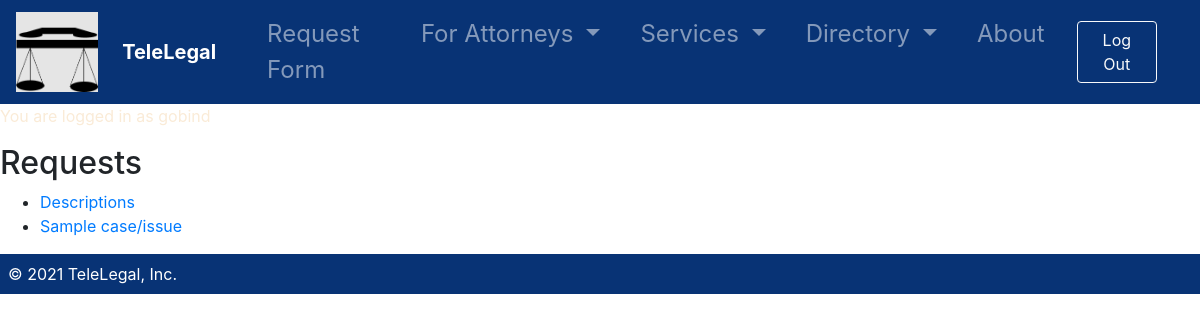
The app's page /requests (signed in), older data.
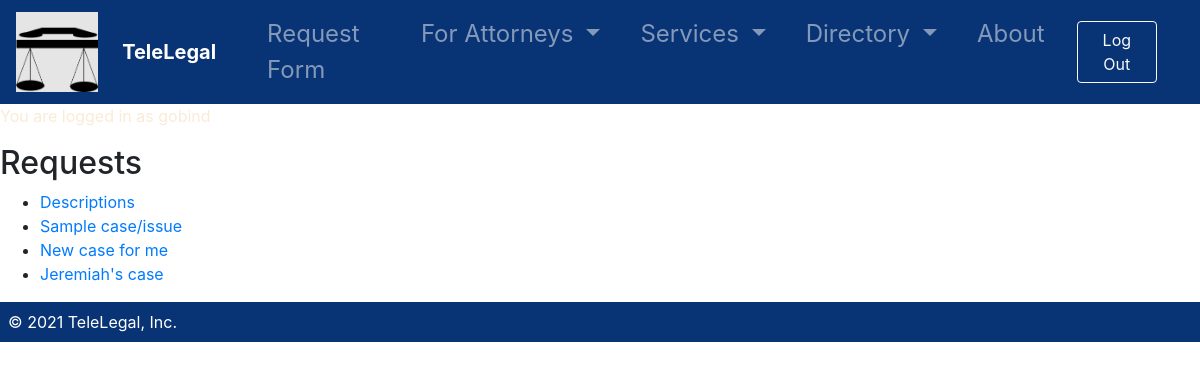
The same page, newer data.
### telelegal_app/models.py (models this page shows)
class Requests(db.Model):
    id = db.Column(db.Integer, primary_key=True)
    full_name = db.Column(db.String(80), nullable=False)
    city = db.Column(db.String(50), nullable=False)
    email = db.Column(db.String(100), nullable=False)
    description = db.Column(db.String(2000), nullable=False)

### telelegal_app/main/routes.py (the view)
@main.route('/requests')
@login_required
def requests():
    all_requests = Requests.query.all()
    return render_template('requests.html',
        all_requests=all_requests)

### telelegal_app/__init__.py (called while the page is built)
@login_manager.user_loader
def load_user(user_id):
    return User.query.get(user_id)

### telelegal_app/templates/requests.html
{% extends 'base.html' %}
{% block content %}
<h2>Requests</h2>
<ul>
{% for request in all_requests %}
    <li><a href="/requests/{{ request.id }}">{{ request.description }}</a></li>
{% endfor %}
</ul>
{% endblock %}

### telelegal_app/templates/base.html (shortened to what this page needs)
<!DOCTYPE html>
<html lang="en">
    <head>
        <link rel="stylesheet" href="/static/style.css">
         <link rel="stylesheet" href="https://stackpath.bootstrapcdn.com/bootstrap/4.3.1/css/bootstrap.min.css">
         <link rel="stylesheet" href="bootstrap.min.css">
    </head>
    <body>
        <div id="content">
            <nav class="navbar navbar-expand-lg navbar-dark">
                <img src="./assets/TeleLegal-Logo.png" style="max-height: 80px; margin-right: 1em;" alt="TeleLegal Logo">
                <a class="navbar-brand" href="/">TeleLegal</a>
                <div id="content" class="container">
                    <div class="collapse navbar-collapse" id="navbarSupportedContent">
                    <ul class="navbar-nav mr-auto">
                        <li class="nav-item">
                            <a class="nav-link" href="{{ url_for('main.create_request') }}">Request Form</a>
                        </li>
                        <li class="nav-item dropdown">
                            <a class="nav-link dropdown-toggle" href="#" id="navbarDropdown" role="button" data-toggle="dropdown" aria-haspopup="true" aria-expanded="false">
                                For Attorneys
                            </a>
                        </li>
                        <li class="nav-item dropdown">
                            <a class="nav-link dropdown-toggle" href="#" id="navbarDropdown" role="button" data-toggle="dropdown" aria-haspopup="true" aria-expanded="false">
                                Services
                            </a>
                        </li>
                        <li class="nav-item dropdown">
                            <a class="nav-link dropdown-toggle" href="#" id="navbarDropdown" role="button" data-toggle="dropdown" aria-haspopup="true" aria-expanded="false">
                                Directory
                            </a>
                        </li>
                        <li class="nav-item">
                            <a class="nav-link" href="#">About</a>
                        </li>
                    </ul>
                    {% if current_user.is_authenticated %}
                        <ul class="navbar-nav">
                            <li class="nav-item">
                                <a class="btn btn-outline-light" href="/logout">Log Out</a>
                            </li>
                        </ul>
                    {% endif %}
                    </div>
                </div>
            </nav>
            {% if current_user.is_authenticated %}
            <p>You are logged in as {{ current_user.username }}</p>
            {% endif %}
            {% block content %}{% endblock %}
        </div>
    </body>
    <footer class="p-2 text-white mt-0">
        &copy; 2021 TeleLegal, Inc.
    </footer>
</html>

### telelegal_app/static/style.css (style rules this page uses)
.navbar { padding: 1rem; background-color: rgb(8, 51, 117); font-size: 1.5em; }
.navbar-brand { font-size: 1.8em; font-weight: bold; }
.nav-item { margin: 0 0.5em 0 0.5em; }
p { color: antiquewhite; margin-bottom: 3em; }
a { color: rgb(86, 143, 230); }
footer { padding: 0.1rem; background-color: rgb(8, 51, 117); }

Row changes from the older to the newer data that the page shows:
added Requests: description "New case for me"
added Requests: description "Jeremiah's case"
